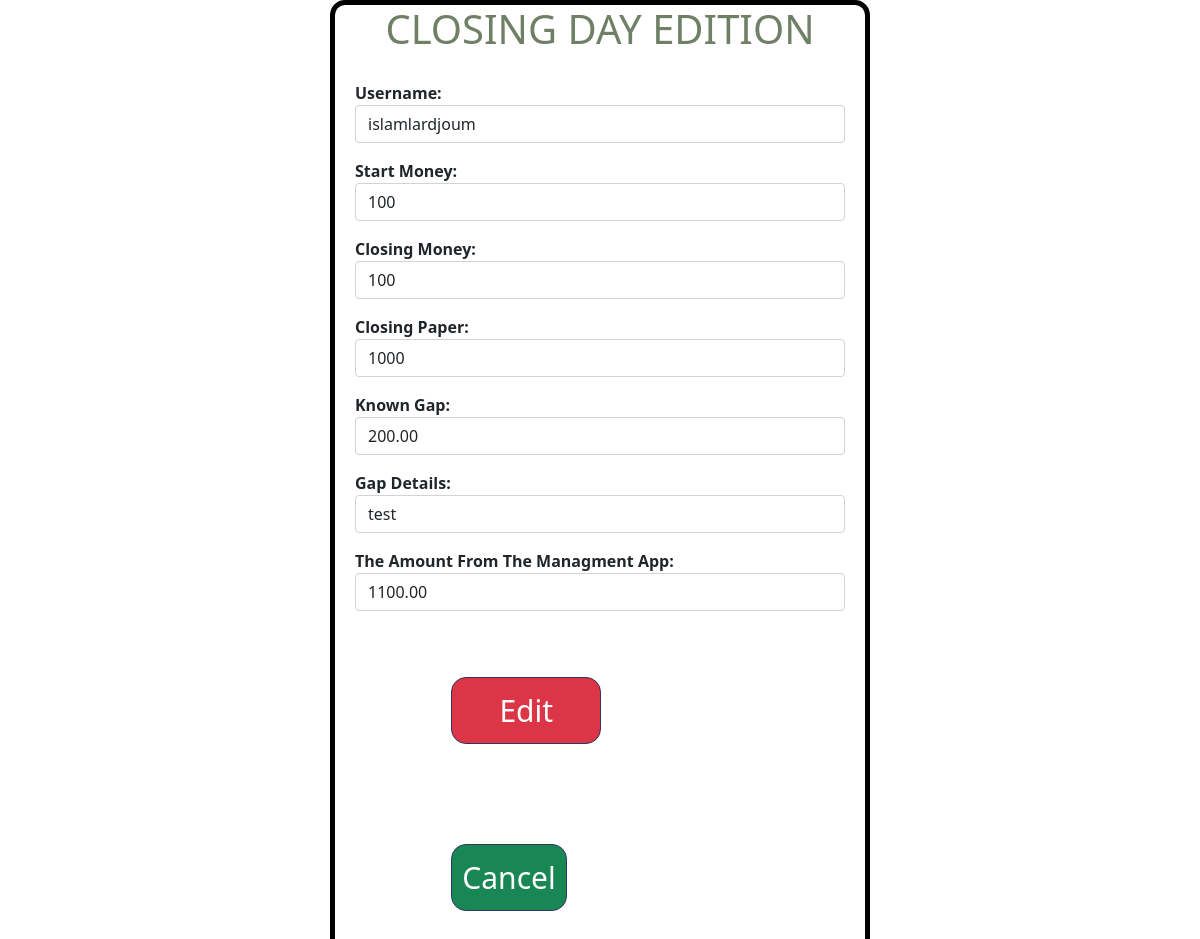
Page /cloture/editad/47 (signed in) on the committed database.
### cloture/models.py (models this page shows)
class Closure(models.Model):
	creation_date = models.DateTimeField(auto_now_add=True)
	username = models.ForeignKey(User, on_delete=models.CASCADE)
	start_money = models.IntegerField()
	closure_money = models.IntegerField()
	closure_paper = models.IntegerField()
	money = models.DecimalField(decimal_places=2, max_digits=8, null=True, blank=True, default=0)
	details = models.CharField(max_length=200, blank=True, null=True)
	wasfa = models.DecimalField(decimal_places=2, max_digits=8, blank=True, null=True, default=0)
	real_money = models.DecimalField(decimal_places=2, max_digits=8, null=True, blank=True, default=0)
	ecart = models.DecimalField(decimal_places=2, max_digits=8, null=True, blank=True)

### gestion_accueil/decorators.py (the view)
		def wrapper_func(request, *args, **kwargs):
			group = None
			if request.user.groups.exists():
				group = request.user.groups.all()[0].name
			if group in allowed_roles:
				return view_func(request, *args, **kwargs)
			else:
				return HttpResponse ('You Are Not Autorized To See This Page')

### cloture/forms.py
class ClosureForm(forms.ModelForm):
	class Meta:
		model = Closure
		fields = [
			'username',
			'start_money',
			'closure_money',
			'closure_paper',
			'money',
			'details',
			'wasfa'
		]
		widgets = {
			'username' : forms.Select(attrs={
				'id':'str_mny',
				'class' : 'form-control'
				}),
			'start_money' : forms.NumberInput(attrs={
				'id':'str_mny',
				'class' : 'form-control'
				}),
			'closure_money' : forms.NumberInput(attrs={
				'id':'clo_mny',
				'class' : 'form-control'
				}),
			'closure_paper' : forms.NumberInput(attrs={
				'id':'clo_pper',
				'class' : 'form-control'
				}),
			'money' : forms.NumberInput(attrs={
				'id':'mny',
				'class' : 'form-control'
				}),
			'details' : forms.TextInput(attrs={
				'id':'dtls',
				'class' : 'form-control'
				}),
			'wasfa' : forms.NumberInput(attrs={
				'id':'wasfa',
				'class' : 'form-control'
				})
		}
		labels = {
			'username' : ("Username"),
			'start_money' : ("Start Money"),
			'closure_money' : ("Closing Money"),
			'closure_paper' : ("Closing Paper"),
			'money' : ("Known Gap"),
			'details' : ("Gap Details"),
			'wasfa' : ("The Amount From The Managment App"),
		}

### cloture/views.py (called while the page is built, shortened)
@login_required(login_url='login')
@allowed_users(allowed_roles=['admin'])
def editAdForm(request, pk):
	row = Closure.objects.get(id=pk)
	form = ClosureForm(instance=row)
	context = {
		'form' : form
	}
	return render(request,'editad.html', context)

### cloture/templates/editad.html (shortened to what this page needs)
<!DOCTYPE html>
<html>
<head>
	<link href="https://cdn.jsdelivr.net/npm/bootstrap@5.0.0/dist/css/bootstrap.min.css" rel="stylesheet">
</head>
<body>
<div id="container">
	<div id="subcontainer1">
		<h1> Closing Day Edition</h1>
		<form method="POST" action="">{% csrf_token %}
			{{form.as_p}}
			<div  class="container" id="subbtn">
				<input type="submit" name="edit " value="Edit" id="send" class="btn btn-danger">
				<button class="btn btn-success" id="btncancel"><a href="{% url 'visedit' %}">Cancel</a></button>
			</div>
		</form>
	</div>
</div>
</body>
</html>

### cloture/templates/editad.html (style rules this page uses)
label { float: left; font-weight: bold; }
#send { width: 150px }
#container { display: flex; flex-wrap: wrap; margin: auto; }
#subcontainer1 { border:solid black 5px; width: 45%; border-radius: 15px; margin: auto; }
form { padding: 20px; }
h1 { text-align: center; text-transform: uppercase; color: #6f8066; }
.btn { border-radius: 15px; border-color: #323463; font-size: 30px; padding: 10px; margin: 50px; }
#btncancel { text-decoration: none; margin-left: 50px; }
a { text-decoration: none; color: white; }
#subbtn { margin-left: 7% }

### rows in the picture
Closure: start_money "100", closure_money "100", closure_paper "1000", money "200.00", details "test", wasfa "1100.00"
